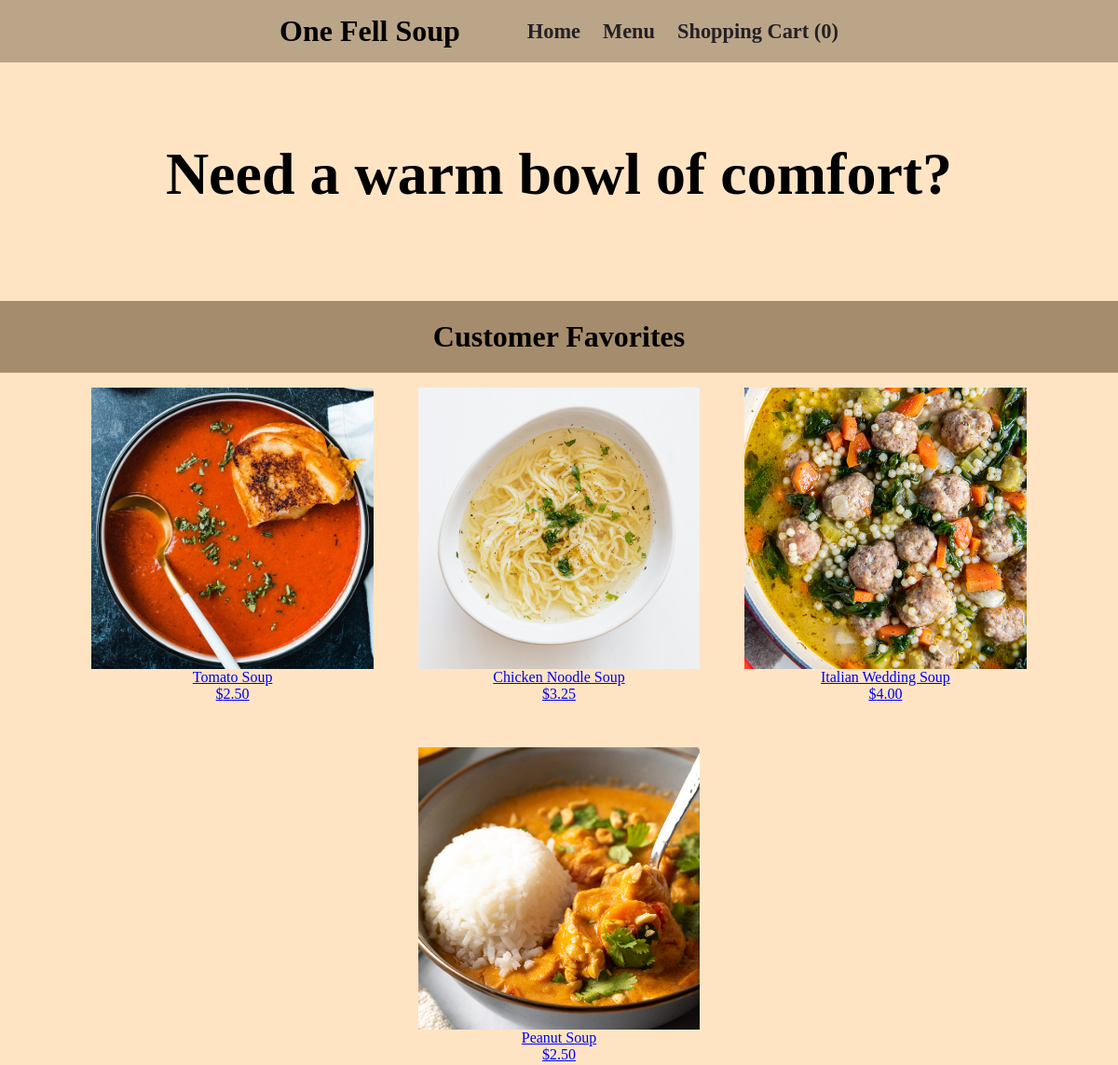
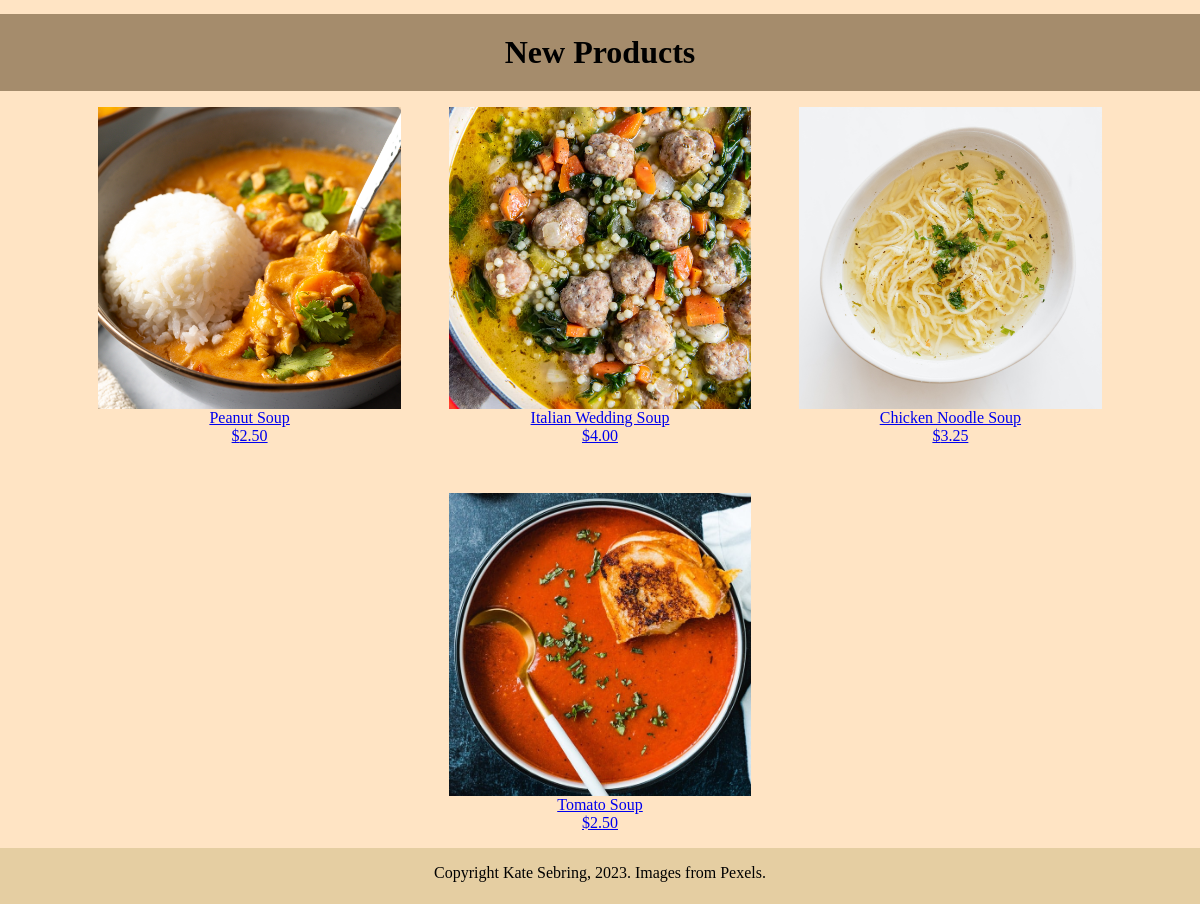
The page /homepage.php on the database its author committed (2 pictures, top to bottom).
### tables this page shows
CREATE TABLE soup_products(
productID INT AUTO_INCREMENT PRIMARY KEY,
productName VARCHAR(255),
productDescription VARCHAR(1000),
calories INT,
productPrice DECIMAL(13,2),
webPageLink VARCHAR(255),
allergies VARCHAR (1000),
ingredients VARCHAR (1000),
productImg VARCHAR(255)
);

### homepage.php (the view, shortened to what this page needs)
<?php
include("header.php");
?>
<!DOCTYPE html>
<html lang="en">
<head>
    <link href="css/universal_settings.css" rel="stylesheet">
</head>
<body>
    <div class="home-page-welcome">
        <h2>Need a warm bowl of comfort?</h2>
    </div>
    <h3>Customer Favorites</h3>
    <div class="soup-grid">
    <?php
    try {
        $selectItem = "SELECT * FROM soup_products";
        $stmt = $conn->prepare($selectItem);
        $stmt->execute();
        $stmt->setFetchMode(PDO::FETCH_ASSOC);
        foreach($stmt->fetchAll() as $listItem) {
            $productName = $listItem['productName'];
            $productImg = $listItem['productImg'];
            $productPrice = $listItem['productPrice'];
            $webPageLink = $listItem['webPageLink'];
            echo "<div class='soup-item'><a href='$webPageLink'>";
            echo "<img src='$productImg' style='width:100%'>";
            echo "<p>$productName<br>$$productPrice</p></a>";
            echo "</div>";
        }
    } catch(PDOException $e) {
        echo "Error: " . $e->getMessage();
      }
    ?>
    </div>
    <h3 id="new-products">New Products</h3>
    <div class="soup-grid">
    <?php
    try {
        $selectItem = "SELECT * FROM soup_products ORDER BY productId DESC";
        $stmt = $conn->prepare($selectItem);
        $stmt->execute();
        $stmt->setFetchMode(PDO::FETCH_ASSOC);
        foreach($stmt->fetchAll() as $listItem) {
            $productName = $listItem['productName'];
            $productImg = $listItem['productImg'];
            $productPrice = $listItem['productPrice'];
            $webPageLink = $listItem['webPageLink'];
            echo "<div class='soup-item'><a href='$webPageLink'>";
            echo "<img src='$productImg' style='width:100%'>";
            echo "<p>$productName<br>$$productPrice</p></a>";
            echo "</div>";
        }
    } catch(PDOException $e) {
        echo "Error: " . $e->getMessage();
      }
    ?>
    </div>
    <footer>
        Copyright Kate Sebring, 2023. Images from Pexels.
    </footer>
</body>
</html>

### header.php (shortened to what this page needs)
<?php
$cartTotal = 0;
?>
<nav>
        <h1>One Fell Soup</h1>
        <div class="nav-item"><a href="homepage.php">Home</a></div>
        <div class="nav-item"><a href="menu.php">Menu</a></div>
        <div class="nav-item"><a href="shopping_cart.php">Shopping Cart (<?php echo $cartTotal?>)</a></div>
    </nav>

### css/universal_settings.css (style rules this page uses)
* { margin: 0; padding: 0; }
body { font-family: Cambria, Cochin, Georgia, Times, 'Times New Roman', serif; background-color: bisque; }
nav { display: flex; flex-flow: row wrap; justify-content: center; align-items: center; background-color: #bba589; }
.nav-item { display: none; }
.nav-item > a { color: #242124; text-decoration: none; }
h1 { font-size: 2em; }
footer { background-color: rgb(229, 206, 162); height: 2.5rem; text-align: center; width:100%; padding-top: 1em; padding-bottom: 1em; margin-top: 1em; }
@media screen and (min-width: 348px) { footer { padding-bottom: 0; } }
@media screen and (min-width: 620px) { nav { gap: 1.5em; padding: 15px 0 15px 0; } }
@media screen and (min-width: 620px) { .nav-item { display: inline-block; font-size: 1.4em; font-weight: 700; } }

### homepage.php (style rules this page uses)
.home-page-welcome { width:100vw; height:20vw; max-width: 100%; position: relative; display: flex; justify-content: center; align-items: center; padding-bottom: 1em; }
h2 { font-size: 1.3em; }
h2, button { position: relative; }
.home-page-welcome::before { content: ""; background-image: url('img/home_page_soup.jpg'); background-position: center; background-size: cover; position: absolute; opacity: 0.3; top: 0px; right: 0px; bottom: 0px; left: 0px; }
h3 { text-align: center; padding: 20px 0 20px 0; background-color: rgb(165, 140, 108); font-size: 2em; margin-bottom: 0.5em; }
#new-products { margin-top: 1rem; }
.soup-grid { margin: auto; display: flex; flex-flow: row wrap; justify-content: center; align-items: center; width:80vw; gap: 1em; }
.soup-item { width: 100%; text-align: center; }
@media screen and (min-width: 554px) { h2 { font-size: 2rem; } }
@media screen and (min-width: 554px) { .soup-grid { width: 90vw; } }
@media screen and (min-width: 554px) { .soup-item { width: 40%; } }
@media screen and (min-width: 1000px) { h2 { font-size: 4rem; } }
@media screen and (min-width: 1000px) { .soup-grid { gap:3em; } }
@media screen and (min-width: 1000px) { .soup-item { width: 28%; } }

### rows shown on the page
soup_products: productImg (picture), productName "Tomato Soup", productPrice "2.50"
soup_products: productImg (picture), productName "Chicken Noodle Soup", productPrice "3.25"
soup_products: productImg (picture), productName "Italian Wedding Soup", productPrice "4.00"
soup_products: productImg (picture), productName "Peanut Soup", productPrice "2.50"

### other values the page prints
$cartTotal "0"
